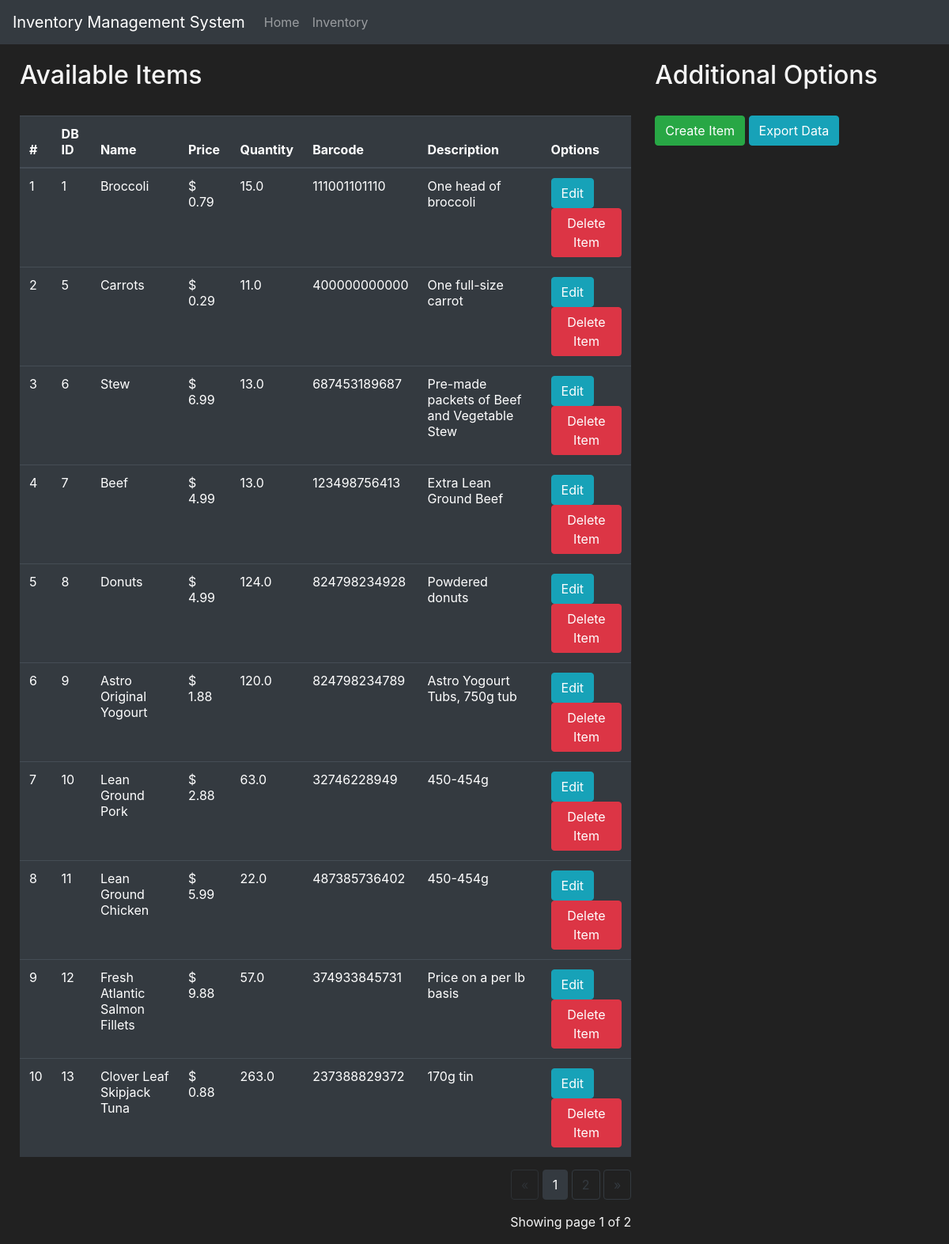
The page /inventory on the database as committed earlier.
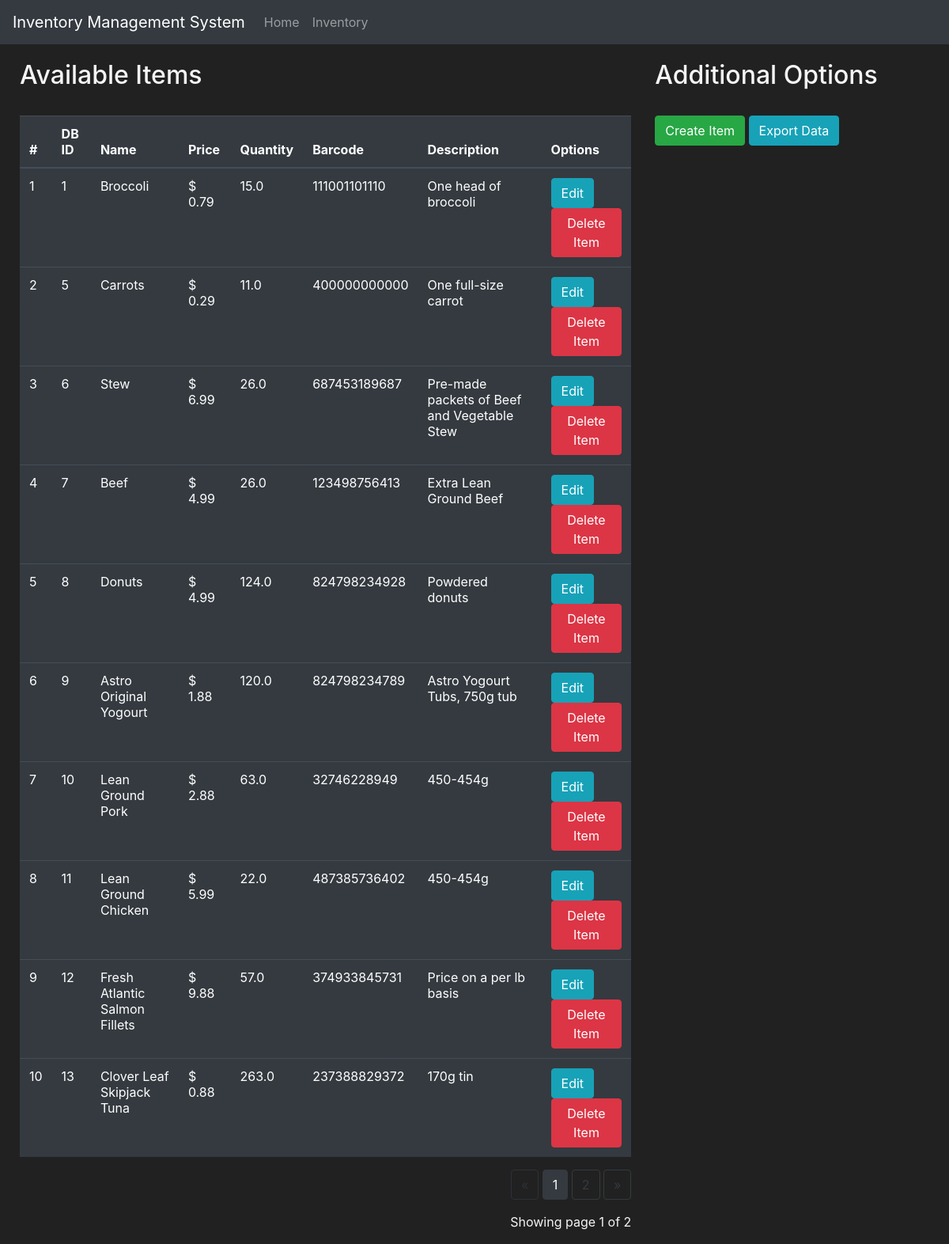
The same page on the database as committed later.
### inventory/models.py (models this page shows)
class Item(db.Model):
    id = db.Column(db.Integer(), primary_key = True)
    name = db.Column(db.String(length = 30), nullable = False)
    price = db.Column(db.Float(), nullable = False)
    quantity = db.Column(db.Float(), nullable = False)
    barcode = db.Column(db.String(length = 12), nullable = False, unique = True)
    description = db.Column(db.String(length = 1024), nullable = False)

### inventory/routes.py (the view, shortened to what this page needs)
@app.route('/inventory', methods=['GET', 'POST'])
def inventory_page():
    deleting_form = DeleteItemForm()
    creating_form = CreateItemForm()
    editing_form = EditItemForm()
    items_displayed_per_page = 10
    if request.method == "GET":
        page = request.args.get('page', 1, type = int)
        items = Item.query.paginate(page = page, per_page = items_displayed_per_page)
        return render_template('inventory.html', items=items, deleting_form = deleting_form, creating_form = creating_form, editing_form = editing_form)

### inventory/templates/inventory.html (shortened to what this page needs)
{% extends 'base.html' %}
{% block content %}
    <div class = "row" style="margin-top:20px; margin-left:10px">
        <div class="col-8">
            <h2>Available Items</h2>
            <br>
            <table class="table table-hover table-dark">
                <thead>
                    <tr>
                        <th scope="col">#</th>
                        <th scope="col">DB ID</th>
                        <th scope="col">Name</th>
                        <th scope="col">Price</th>
                        <th scope="col">Quantity</th>
                        <th scope="col">Barcode</th>
                        <th scope="col">Description</th>
                        <th scope="col">Options</th>
                    </tr>
                </thead>
                <tbody>
                    {% for item in items.items %}
                    <tr>
                        <td>{{ loop.index}}</td>
                        <td>{{ item.id }}</td>
                        <td>{{ item.name }}</td>
                        <td>$ {{'%0.2f'| format(item.price|float)}}</td>
                        <td>{{ item.quantity }}</td>
                        <td>{{ item.barcode }}</td>
                        <td>{{ item.description }}</td>
                        <td>
                            <button class="btn btn-outline btn-info" data-toggle="modal" data-target="#Modal-Edit-{{ item.id }}">Edit</button>
                            <button class="btn btn-outline btn-danger" data-toggle="modal" data-target="#Modal-Delete-{{ item.id }}">Delete Item</button>
                        </td>
                    </tr>
                    {% endfor %}
                </tbody>
            </table>
            <div class="text-right">
                <a href="{{ url_for('inventory_page', page=items.prev_num) }}"
                class="btn btn-outline-dark
                {% if items.page == 1 %}disabled{% endif %}">
                </a>
                {% for page_num in items.iter_pages(left_edge=1, right_edge=1, left_current=1, right_current=2) %}
                    {% if page_num %}
                        {% if items.page == page_num %}
                            <a href="{{ url_for('inventory_page', page=page_num) }}"
                            class="btn btn-dark">
                                {{ page_num }}
                            </a>
                        {% else %}
                            <a href="{{ url_for('inventory_page', page=page_num) }}"
                            class="btn btn-outline-dark">
                                {{ page_num }}
                            </a>
                        {% endif %}
                    {% else %}
                        ...
                    {% endif %}
                {% endfor %}
                <a href="{{ url_for('inventory_page', page=items.next_num) }}" class="btn btn-outline-dark {% if items.page == items.pages %}disabled{% endif %}">
                    &raquo;
                </a>
            </div>
            <p class="text-right mt-3">
                Showing page {{ items.page }} of {{ items.pages }}
            </p>
        </div>
        <div class="col-4">
            <h2>Additional Options</h2>
            <br>
            <button class="btn btn-outline btn-success" data-toggle="modal" data-target="#Modal-CreateItem">Create Item</button>
            <a href="{{ url_for('export_page') }}" class="btn btn-outline btn-info">Export Data</a>
        </div>
    </div>
{% endblock %}

### inventory/templates/base.html (shortened to what this page needs)
<!doctype html>
<html lang="en">
<head>
    <link rel="stylesheet" href="https://cdn.jsdelivr.net/npm/bootstrap@4.5.3/dist/css/bootstrap.min.css"
>
</head>
<body>
    <nav class="navbar navbar-expand-md navbar-dark bg-dark">
        <a class="navbar-brand" href="#">Inventory Management System</a>
        <div class="collapse navbar-collapse" id="navbarNav">
            <ul class="navbar-nav mr-auto">
                <li class="nav-item">
                    <a class="nav-link" href="{{ url_for('home_page') }}">Home</a>
                </li>
                <li class="nav-item">
                    <a class="nav-link" href="{{ url_for('inventory_page') }}">Inventory</a>
                </li>
            </ul>
        </div>
    </nav>
    {% block content %}
    {% endblock %}
</body>
</html>

### inventory/templates/base.html (style rules this page uses)
body { background-color: #212121; color: whitesmoke }

Rows that differ between the two databases and show on the page:
changed Item "Stew": quantity "13.0" → "26.0"
changed Item "Beef": quantity "13.0" → "26.0"
